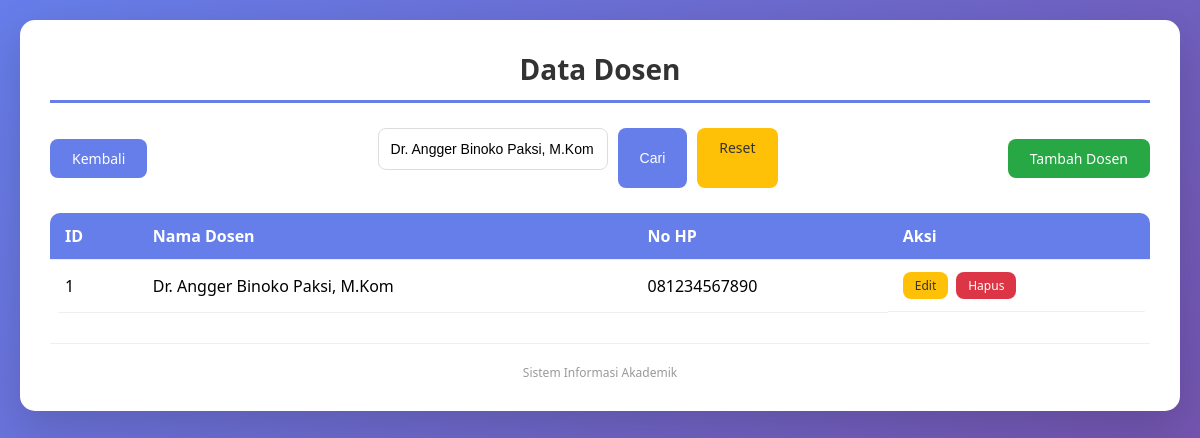
/Dosen/indexdosen.php?cari=Dr. Angger Binoko Paksi, M.Kom, run on the app's committed database.
### tables this page shows
CREATE TABLE IF NOT EXISTS t_dosen (
    idDosen INT(11) NOT NULL AUTO_INCREMENT,
    namaDosen VARCHAR(50) NOT NULL,
    noHP VARCHAR(25) NOT NULL,
    PRIMARY KEY (idDosen)
);

### Dosen/indexdosen.php (the view, shortened to what this page needs)
<?php
include "../koneksi.php";
$cari = isset($_GET['cari']) ? mysqli_real_escape_string($link, $_GET['cari']) : '';
if ($cari != '') {
    $query = "SELECT * FROM t_dosen WHERE namaDosen LIKE '%$cari%' ORDER BY idDosen ASC";
    $result = mysqli_query($link, $query);
} else {
    $query = "SELECT * FROM t_dosen ORDER BY idDosen ASC";
    $result = mysqli_query($link, $query);
}
?>
<!DOCTYPE html>
<html lang="id">
<head>
    <link rel="stylesheet" href="../style.css">
</head>
<body>
    <div class="container">
        <h1>Data Dosen</h1>
        <div class="search-container">
            <a href="../index.php" class="btn btn-primary">Kembali</a>
            <form action="index.php" method="get" class="search-form">
                <input type="text" name="cari" placeholder="Cari nama dosen..." value="<?php echo htmlspecialchars($cari); ?>">
                <button type="submit" class="btn btn-primary">Cari</button>
                <?php if($cari): ?>
                    <a href="index.php" class="btn btn-edit">Reset</a>
                <?php endif; ?>
            </form>
            <a href="tambah.php" class="btn btn-add">Tambah Dosen</a>
        </div>
        <table>
            <thead>
                <tr>
                    <th>ID</th>
                    <th>Nama Dosen</th>
                    <th>No HP</th>
                    <th>Aksi</th>
                </tr>
            </thead>
            <tbody>
                <?php if (mysqli_num_rows($result) > 0): ?>
                    <?php while($row = mysqli_fetch_assoc($result)): ?>
                        <tr>
                            <td><?php echo $row['idDosen']; ?></td>
                            <td><?php echo htmlspecialchars($row['namaDosen']); ?></td>
                            <td><?php echo htmlspecialchars($row['noHP']); ?></td>
                            <td class="table-actions">
                                <a href="edit.php?id=<?php echo $row['idDosen']; ?>" class="btn btn-edit">Edit</a>
                                <a href="hapus.php?id=<?php echo $row['idDosen']; ?>" class="btn btn-delete" onclick="return confirm('Yakin hapus?')">Hapus</a>
                            </td>
                        </tr>
                    <?php endwhile; ?>
                <?php else: ?>
                    <tr>
                        <td colspan="4" style="text-align:center;">Data tidak ditemukan</td>
                    </tr>
                <?php endif; ?>
            </tbody>
        </table>
        <div class="footer"><p>Sistem Informasi Akademik</p></div>
    </div>
</body>
</html>

### style.css (style rules this page uses)
* { margin: 0; padding: 0; box-sizing: border-box; }
body { font-family: 'Segoe UI', Tahoma, Geneva, Verdana, sans-serif; background: linear-gradient(135deg, #667eea 0%, #764ba2 100%); min-height: 100vh; padding: 20px; }
.container { max-width: 1200px; margin: 0 auto; background: white; border-radius: 15px; padding: 30px; box-shadow: 0 15px 45px rgba(0,0,0,0.15); }
h1 { text-align: center; color: #333; margin-bottom: 25px; font-size: 28px; border-bottom: 3px solid #667eea; padding-bottom: 12px; }
.search-container { display: flex; justify-content: space-between; align-items: center; margin-bottom: 25px; flex-wrap: wrap; gap: 15px; }
.search-form { display: flex; gap: 10px; flex: 1; max-width: 400px; }
.search-form input { flex: 1; padding: 10px 15px; border: 1px solid #ddd; border-radius: 8px; font-size: 14px; }
table { width: 100%; border-collapse: collapse; margin-top: 20px; border-radius: 10px; overflow: hidden; }
th, td { padding: 12px 15px; text-align: left; border-bottom: 1px solid #eee; }
th { background: #667eea; color: white; font-weight: 600; }
input[type="text"], input[type="number"], input[type="email"] { width: 100%; padding: 12px; margin-bottom: 18px; border: 1px solid #ddd; border-radius: 8px; font-size: 14px; }
.btn { display: inline-block; padding: 10px 22px; border: none; border-radius: 8px; cursor: pointer; font-size: 14px; font-weight: 500; text-decoration: none; transition: all 0.3s; }
.btn-primary { background: #667eea; color: white; }
.btn-add { background: #28a745; color: white; }
.btn-edit { background: #ffc107; color: #333; }
.btn-delete { background: #dc3545; color: white; }
.table-actions { display: flex; gap: 8px; }
.table-actions .btn { padding: 5px 12px; font-size: 12px; }
.footer { text-align: center; margin-top: 30px; padding-top: 20px; border-top: 1px solid #eee; color: #999; font-size: 12px; }

### data on the page
t_dosen: idDosen "1", namaDosen "Dr. Angger Binoko Paksi, M.Kom", noHP "081234567890"
